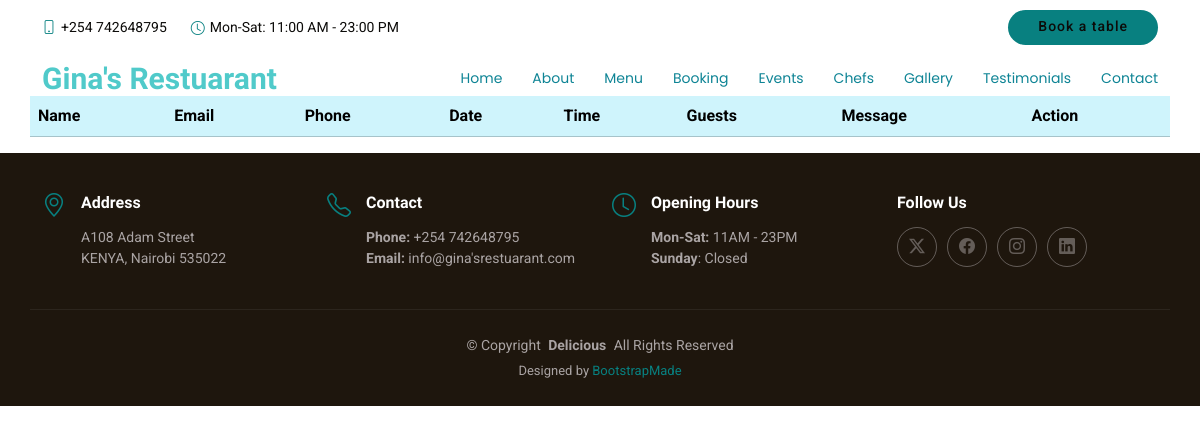
/show/, run on an earlier commit of the app's database.
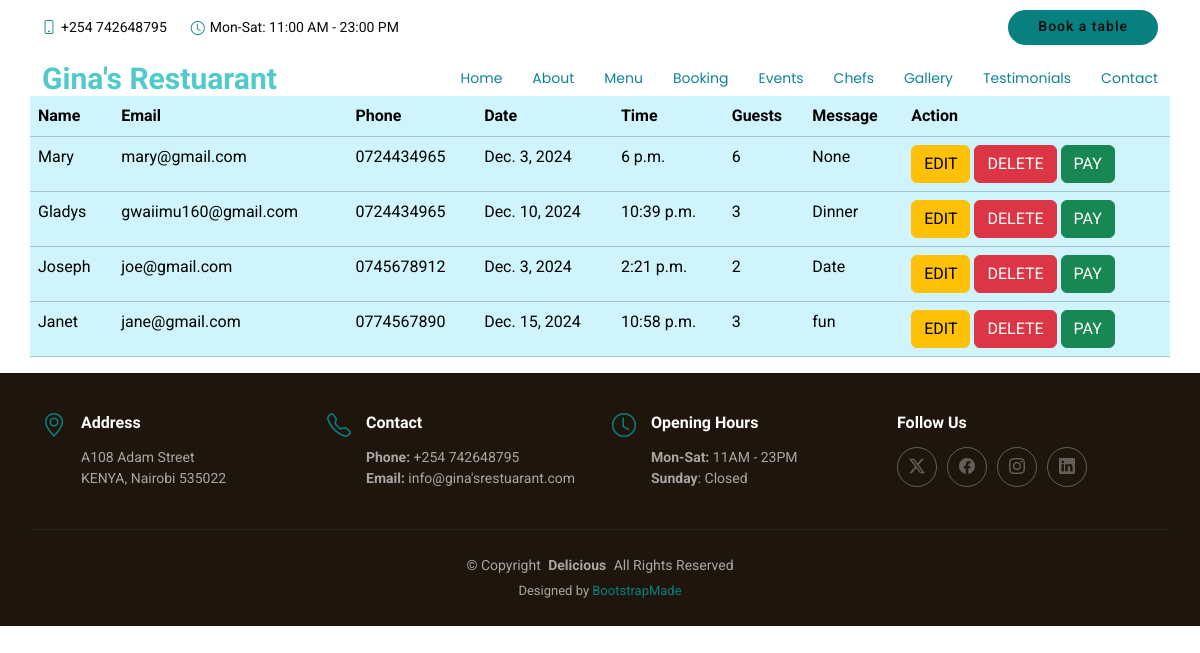
And on a later commit of the database.
### GinaApp/models.py (models this page shows, shortened)
class Booking(models.Model):
    name = models.CharField(max_length=200)
    email = models.EmailField()
    phone = models.CharField(max_length=20)
    date = models.DateField()
    time = models.TimeField()
    guests = models.PositiveIntegerField()
    message = models.TextField(null=True, blank=True)

### GinaApp/views.py (the view)
# urls.py: path('show/', views.show,name='show'),
def show(request):
    allbookings = Booking.objects.all()  # Retrieve all bookings from the database
    return render(request, 'show.html', {'Booking': allbookings})

### template/show.html
{% extends 'starter-page.html' %}
{% load static %}
{% block body %}
    <br><br><br><br>
    <table class="table table-info container">
    <tr>
        <th>Name</th>
        <th>Email</th>
        <th>Phone</th>
        <th>Date</th>
        <th>Time</th>
        <th>Guests</th>
        <th>Message</th>
        <th>Action</th>
    </tr>
    {% for x in Booking %}
        <tr>
            <td>{{ x.name }}</td>
            <td>{{ x.email }}</td>
            <td>{{ x.phone }}</td>
            <td>{{ x.date }}</td>
            <td>{{ x.time }}</td>
            <td>{{ x.guests }}</td>
            <td>{{ x.message }}</td>
            <td>
    <a href="" class="btn btn-warning">EDIT</a>
    <a href="/delete/{{ x.id }}" class="btn btn-danger">DELETE</a>
    <a href="" class="btn btn-success">PAY</a>
</td>
        </tr>
    {% endfor %}
    </table>
{% endblock %}

### template/starter-page.html (shortened to what this page needs)
<!DOCTYPE html>
<html lang="en">
<head>
    {% load static %}
  <link href="{% static 'assets/vendor/bootstrap/css/bootstrap.min.css' %}" rel="stylesheet">
  <link href="{% static 'assets/vendor/bootstrap-icons/bootstrap-icons.css' %}" rel="stylesheet">
  <link href="{% static 'assets/vendor/aos/aos.css' %}" rel="stylesheet">
  <link href="{% static 'assets/vendor/glightbox/css/glightbox.min.css' %}" rel="stylesheet">
  <link href="{% static 'assets/vendor/swiper/swiper-bundle.min.css' %}" rel="stylesheet">
  <link href="{% static 'assets/css/main.css' %}" rel="stylesheet">
</head>
<body class="starter-page-page">
  <header id="header" class="header fixed-top">
    <div class="topbar d-flex align-items-center">
      <div class="container d-flex justify-content-end justify-content-md-between">
        <div class="contact-info d-flex align-items-center">
          <i class="bi bi-phone d-flex align-items-center d-none d-lg-block"><span>+254 742648795</span></i>
          <i class="bi bi-clock ms-4 d-none d-lg-flex align-items-center"><span>Mon-Sat: 11:00 AM - 23:00 PM</span></i>
        </div>
         <a href="{% url 'booking' %}" class="cta-btn">Book a table</a>
      </div>
    </div>
    <div class="branding d-flex align-items-center">
      <div class="container position-relative d-flex align-items-center justify-content-between">
        <a href="index.html" class="logo d-flex align-items-center">
          <h1 class="sitename">Gina's Restuarant</h1>
        </a>
        <nav id="navmenu" class="navmenu">
          <ul>
            <li><a href="{% url 'index' %}">Home</a></li>
            <li><a href="{% url 'about' %}">About</a></li>
            <li><a href="{% url 'menu' %}">Menu</a></li>
            <li><a href="{% url 'booking' %}">Booking</a></li>
            <li><a href="{% url 'events' %}">Events</a></li>
            <li><a href="{% url 'Chefs' %}">Chefs</a></li>
            <li><a href="{% url 'gallery' %}">Gallery</a></li>
            <li><a href="{% url 'testimonials' %}">Testimonials</a></li>
            <li><a href="{% url 'contact' %}">Contact</a></li>
          </ul>
        </nav>
      </div>
    </div>
  </header>
  <main class="main">
      {% block body %}
      {% endblock %}
  </main>
  <footer id="footer" class="footer dark-background">
    <div class="container">
      <div class="row gy-3">
        <div class="col-lg-3 col-md-6 d-flex">
          <i class="bi bi-geo-alt icon"></i>
          <div class="address">
            <h4>Address</h4>
            <p>A108 Adam Street</p>
            <p>KENYA, Nairobi 535022</p>
          </div>
        </div>
        <div class="col-lg-3 col-md-6 d-flex">
          <i class="bi bi-telephone icon"></i>
          <div>
            <h4>Contact</h4>
            <p>
              <strong>Phone:</strong> <span>+254 742648795</span><br>
              <strong>Email:</strong> <span>info@gina'srestuarant.com</span><br>
            </p>
          </div>
        </div>
        <div class="col-lg-3 col-md-6 d-flex">
          <i class="bi bi-clock icon"></i>
          <div>
            <h4>Opening Hours</h4>
            <p>
              <strong>Mon-Sat:</strong> <span>11AM - 23PM</span><br>
              <strong>Sunday</strong>: <span>Closed</span>
            </p>
          </div>
        </div>
        <div class="col-lg-3 col-md-6">
          <h4>Follow Us</h4>
          <div class="social-links d-flex">
            <a href="#" class="twitter"><i class="bi bi-twitter-x"></i></a>
            <a href="#" class="facebook"><i class="bi bi-facebook"></i></a>
            <a href="#" class="instagram"><i class="bi bi-instagram"></i></a>
            <a href="#" class="linkedin"><i class="bi bi-linkedin"></i></a>
          </div>
        </div>
      </div>
    </div>
    <div class="container copyright text-center mt-4">
      <p>© <span>Copyright</span> <strong class="px-1 sitename">Delicious</strong> <span>All Rights Reserved</span></p>
      <div class="credits">
        Designed by <a href="https://bootstrapmade.com/">BootstrapMade</a>
      </div>
    </div>
  </footer>
</body>
</html>

### static/assets/css/main.css (style rules this page uses)
:root { --default-font: "Roboto", system-ui, -apple-system, "Segoe UI", Roboto, "Helvetica Neue", Arial, "Noto Sans", "Liberation Sans", sans-serif, "Apple Color Emoji", "Segoe UI Emoji", "Segoe UI Symbol", "Noto Color Emoji"; --heading-font: "Satisfy", sans-serif; --nav-font: "Poppins", sans-serif; }
:root { --background-color: #ffffff; --default-color: #220b0b; --heading-color: #0c0b09; --accent-color: #088080; --surface-color: #f1ecec; --contrast-color: #0c0b09; }
:root { --nav-color: #0e8495; --nav-hover-color: #0b0306; --nav-mobile-background-color: #0e0505; --nav-dropdown-background-color: #0e0505; --nav-dropdown-color: #0e0505; --nav-dropdown-hover-color: #220b0b; }
.dark-background { --background-color: #1e160d; --default-color: #aaa4a4; --heading-color: #ffffff; --surface-color: #50cbf1; --contrast-color: #220b0b; }
:root { scroll-behavior: smooth; }
body { color: var(--default-color); background-color: var(--background-color); font-family: var(--default-font); }
a { color: var(--accent-color); text-decoration: none; transition: 0.3s; }
h1, h2, h3, h4, h5, h6 { color: var(--heading-color); font-family: var(--heading-font); }
.header { --background-color: rgba(255, 255, 255, 0); --default-color: #4acce3; --heading-color: #50caca; color: var(--default-color); transition: all 0.5s; z-index: 997; background-color: var(--background-color); }
.header .topbar { background-color: var(--background-color); padding: 10px 0 0 0; font-size: 14px; transition: all 0.5s; }
.header .topbar .contact-info i { font-style: normal; color: var(--accent-color); }
.header .topbar .contact-info i a, .header .topbar .contact-info i span { padding-left: 5px; color: var(--contrast-color); }
.header .topbar .cta-btn { color: var(--contrast-color); background: var(--accent-color); font-weight: 500; font-size: 14px; letter-spacing: 1px; display: inline-block; padding: 6px 30px 8px 30px; border-radius: 50px; transition: 0.3s; }
.header .branding { min-height: 60px; padding: 5px 0; }
.header .logo { line-height: 1; }
.header .logo h1 { font-size: 30px; margin: 0; font-weight: 700; color: var(--heading-color); }
@media (min-width: 1200px) { .navmenu { padding: 0; } }
@media (min-width: 1200px) { .navmenu ul { margin: 0; padding: 0; display: flex; list-style: none; align-items: center; } }
@media (min-width: 1200px) { .navmenu li { position: relative; } }
@media (min-width: 1200px) { .navmenu a, .navmenu a:focus { color: var(--nav-color); padding: 18px 15px; font-size: 14px; font-family: var(--nav-font); font-weight: 400; display: flex; align-items: center; justify-content: space-between; white-space: nowrap; transition: 0.3s; } }
@media (min-width: 1200px) { .navmenu li:last-child a { padding-right: 0; } }
.footer { color: var(--default-color); background-color: var(--background-color); font-size: 14px; padding: 40px 0 0 0; position: relative; }
.footer .icon { color: var(--accent-color); margin-right: 15px; font-size: 24px; line-height: 0; }
.footer h4 { font-size: 16px; font-weight: 700; margin-bottom: 15px; }
.footer .address p { margin-bottom: 0px; }
.footer .social-links a { display: flex; align-items: center; justify-content: center; width: 40px; height: 40px; border-radius: 50%; border: 1px solid color-mix(in srgb, var(--default-color), transparent 50%); font-size: 16px; color: color-mix(in srgb, var(--default-color), transparent 50%); margin-right: 10px; transition: 0.3s; }
.footer .copyright { padding: 25px 0; border-top: 1px solid color-mix(in srgb, var(--default-color), transparent 90%); }
.footer .copyright p { margin-bottom: 0; }
.footer .credits { margin-top: 5px; font-size: 13px; }

What changed in the data, as far as the page shows it:
added Booking: name "Mary", email "mary@gmail.com", phone "0724434965", date "Dec. 3, 2024", time "6 p.m.", guests "6", message "None"
added Booking: name "Gladys", email "gwaiimu160@gmail.com", phone "0724434965", date "Dec. 10, 2024", time "10:39 p.m.", guests "3", message "Dinner"
added Booking: name "Joseph", email "joe@gmail.com", phone "0745678912", date "Dec. 3, 2024", time "2:21 p.m.", guests "2", message "Date"
added Booking: name "Janet", email "jane@gmail.com", phone "0774567890", date "Dec. 15, 2024", time "10:58 p.m.", guests "3", message "fun"
